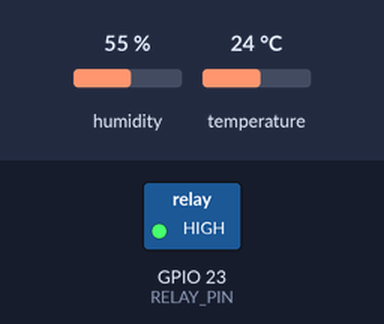
A sketch run on a simulated ESP32. On the bench: switched loads named in the sketch (green lamp = pin HIGH). The inputs (shaded band) are chosen by the test bench; at power-on: temperature 24 °C, humidity 55 %. WiFi joins after 1.5 s; servers stay silent unless stated; uploads are accepted with an empty reply; what the sketch prints to the serial monitor is not drawn.

Above: at 2.8 s.
2.9 s: temperature set to 26 °C
8.7 s: temperature set to 29 °C
At 13.3 s:
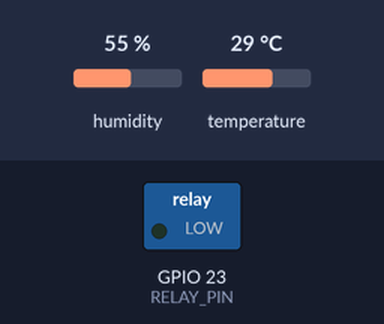
14.5 s: temperature set to 12 °C
At 18.2 s:
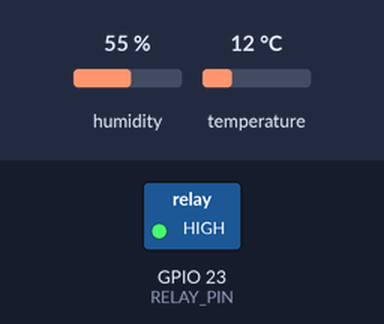
20.3 s: temperature set to 28 °C
At 23.0 s:
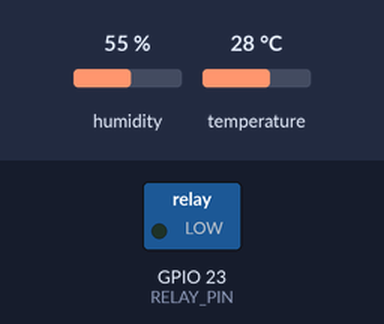
Timing chart, 0 to 24.5 s (numbered marks = the images above; inputs shaded):
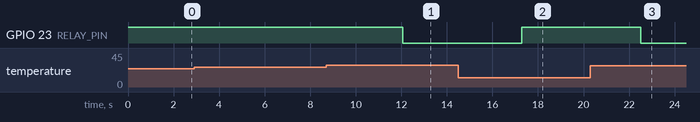

Measured:
- the behaviour switches between 27 and 28 °C on temperature (found by bisection; images 0 and 1)
- after the input at 2.9 s, every drawn part: stays the same
- after the input at 8.7 s, GPIO 23 (RELAY_PIN): HIGH → LOW after 3.4 s
- after the input at 14.5 s, GPIO 23 (RELAY_PIN): LOW → HIGH after 2.8 s
- after the input at 20.3 s, GPIO 23 (RELAY_PIN): HIGH → LOW after 2.2 s

The sketch:

dht11.ino
```cpp
// ===== ESP32: DHT11, Relay Active-Low, POST JSON ke Next.js =====
#include <WiFi.h>
#include <HTTPClient.h>
#include "DHT.h"

// --- WIFI ---
#define WIFI_SSID       "YOUR_SSID"
#define WIFI_PASS       "YOUR_PASSWORD"

// --- SENSOR & RELAY ---
#define DHTPIN          4
#define DHTTYPE         DHT11
#define RELAY_PIN       23
#define SUHU_MAKS       28.0

// --- SERVER ---
const char* host = "192.168.1.10"; // IP server Next.js
const int   port = 3000;
const char* device = "ESP32-RELAY-DHT";

DHT dht(DHTPIN, DHTTYPE);

// --- FUNGSI KONTROL RELAY ---
void kontrolRelay(float suhu) {
  if (suhu >= SUHU_MAKS) {
    digitalWrite(RELAY_PIN, LOW);   // ON (active-low)
    Serial.println(">>> SUHU >= BATAS! Relay ON");
  } else {
    digitalWrite(RELAY_PIN, HIGH);  // OFF
    Serial.println(">>> Suhu normal. Relay OFF");
  }
}

// --- POST JSON KE NEXT.JS ---
void kirimData(float tDHT, float h, int relayStatus) {
  if (WiFi.status() != WL_CONNECTED) return;

  String json = String("{\"tempDHT\":") + tDHT +
                ",\"humidity\":" + h +
                ",\"relayStatus\":" + relayStatus +
                "}";

  String url = String("http://") + host + ":" + port + "/api/ingest?device=" + device;

  HTTPClient http;
  http.begin(url);
  http.addHeader("Content-Type", "application/json");

  int code = http.POST(json);
  Serial.printf("POST => %d\n", code);
  if (code > 0) Serial.println(http.getString());

  http.end();
}

void setup() {
  Serial.begin(115200);

  pinMode(RELAY_PIN, OUTPUT);
  digitalWrite(RELAY_PIN, HIGH); // relay OFF saat awal

  dht.begin();

  WiFi.begin(WIFI_SSID, WIFI_PASS);
  while (WiFi.status() != WL_CONNECTED) {
    delay(400);
    Serial.print(".");
  }

  Serial.println("\nWiFi Connected!");
}

void loop() {
  float t = dht.readTemperature();
  float h = dht.readHumidity();

  if (isnan(t) || isnan(h)) {
    Serial.println("Sensor error!");
    delay(2000);
    return;
  }

  Serial.printf("Suhu: %.1f | Humidity: %.1f\n", t, h);

  // Kontrol relay
  kontrolRelay(t);

  int relayState = (digitalRead(RELAY_PIN) == LOW) ? 1 : 0;

  // Kirim ke server
  kirimData(t, h, relayState);

  delay(5000);
}
```
